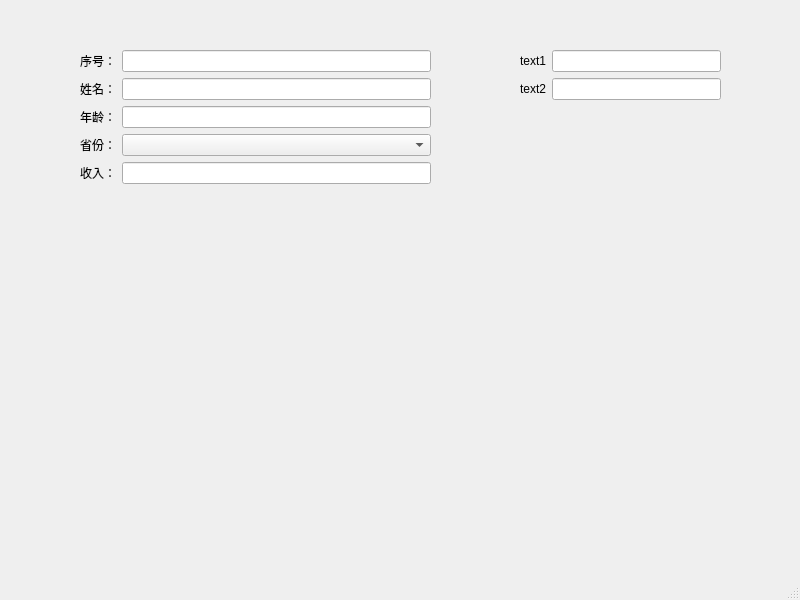
<?xml version="1.0" encoding="UTF-8"?>
<ui version="4.0">
 <class>MainWindow</class>
 <widget class="QMainWindow" name="MainWindow">
  <property name="geometry">
   <rect>
    <x>0</x>
    <y>0</y>
    <width>800</width>
    <height>600</height>
   </rect>
  </property>
  <property name="windowTitle">
   <string>MainWindow</string>
  </property>
  <widget class="QWidget" name="centralwidget">
   <widget class="QWidget" name="">
    <property name="geometry">
     <rect>
      <x>50</x>
      <y>50</y>
      <width>411</width>
      <height>151</height>
     </rect>
    </property>
    <layout class="QFormLayout" name="formLayout">
     <property name="leftMargin">
      <number>30</number>
     </property>
     <property name="rightMargin">
      <number>30</number>
     </property>
     <item row="0" column="0">
      <widget class="QLabel" name="label">
       <property name="text">
        <string>序号：</string>
       </property>
      </widget>
     </item>
     <item row="0" column="1">
      <widget class="QLineEdit" name="lineEdit"/>
     </item>
     <item row="1" column="0">
      <widget class="QLabel" name="label_2">
       <property name="text">
        <string>姓名：</string>
       </property>
      </widget>
     </item>
     <item row="1" column="1">
      <widget class="QLineEdit" name="lineEdit_2"/>
     </item>
     <item row="2" column="0">
      <widget class="QLabel" name="label_3">
       <property name="text">
        <string>年龄：</string>
       </property>
      </widget>
     </item>
     <item row="2" column="1">
      <widget class="QLineEdit" name="lineEdit_3"/>
     </item>
     <item row="3" column="0">
      <widget class="QLabel" name="label_4">
       <property name="text">
        <string>省份：</string>
       </property>
      </widget>
     </item>
     <item row="3" column="1">
      <widget class="QComboBox" name="comboBox"/>
     </item>
     <item row="4" column="0">
      <widget class="QLabel" name="label_5">
       <property name="text">
        <string>收入：</string>
       </property>
      </widget>
     </item>
     <item row="4" column="1">
      <widget class="QLineEdit" name="lineEdit_5"/>
     </item>
    </layout>
   </widget>
   <widget class="QWidget" name="formLayoutWidget">
    <property name="geometry">
     <rect>
      <x>490</x>
      <y>50</y>
      <width>261</width>
      <height>121</height>
     </rect>
    </property>
    <layout class="QFormLayout" name="formLayout_2">
     <property name="leftMargin">
      <number>30</number>
     </property>
     <property name="rightMargin">
      <number>30</number>
     </property>
     <item row="0" column="0">
      <widget class="QLabel" name="label_6">
       <property name="text">
        <string>text1</string>
       </property>
      </widget>
     </item>
     <item row="0" column="1">
      <widget class="QLineEdit" name="lineEdit_4"/>
     </item>
     <item row="1" column="0">
      <widget class="QLabel" name="label_7">
       <property name="text">
        <string>text2</string>
       </property>
      </widget>
     </item>
     <item row="1" column="1">
      <widget class="QLineEdit" name="lineEdit_6"/>
     </item>
    </layout>
   </widget>
  </widget>
  <widget class="QMenuBar" name="menubar">
   <property name="geometry">
    <rect>
     <x>0</x>
     <y>0</y>
     <width>800</width>
     <height>23</height>
    </rect>
   </property>
  </widget>
  <widget class="QStatusBar" name="statusbar"/>
 </widget>
 <resources/>
 <connections/>
</ui>
